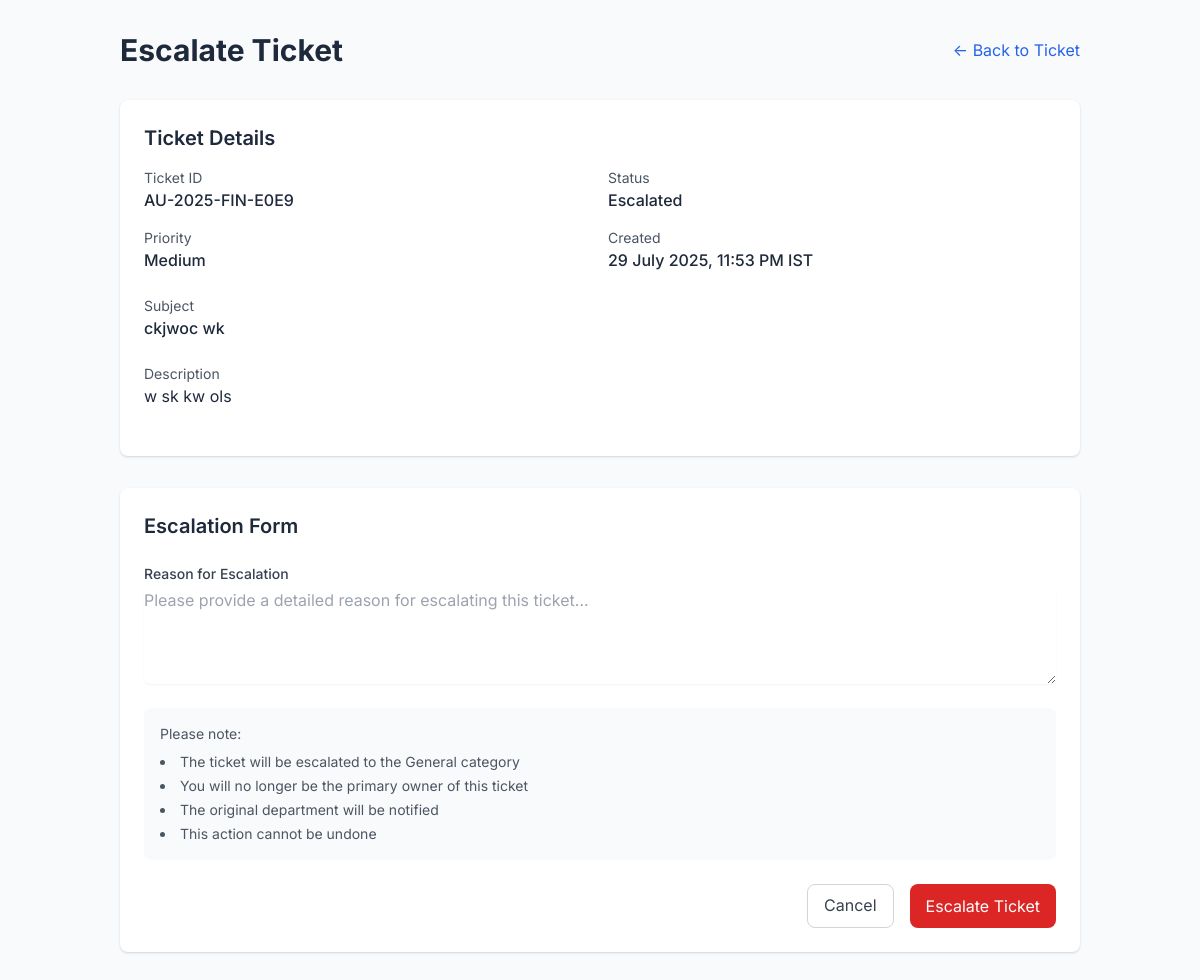
The page /department/escalate-ticket/67/ (signed in) on the database its author committed.
### Student/models.py (models this page shows, shortened)
class Ticket(models.Model):
    ticket_id = models.CharField(max_length=20, unique=True, editable=False)
    student = models.ForeignKey(User, on_delete=models.CASCADE, related_name='student_tickets')
    department = models.ForeignKey(Department, on_delete=models.CASCADE)
    subject = models.CharField(max_length=200)
    description = models.TextField()
    priority = models.CharField(max_length=10, choices=PRIORITY_CHOICES, default='medium')
    status = models.CharField(max_length=20, choices=STATUS_CHOICES, default='open')
    created_at = models.DateTimeField(auto_now_add=True)
    updated_at = models.DateTimeField(auto_now=True)
    resolved_at = models.DateTimeField(null=True, blank=True)
    first_response_at = models.DateTimeField(null=True, blank=True)
    sla_breach = models.BooleanField(default=False)
    escalated_at = models.DateTimeField(null=True, blank=True)
    escalated_by = models.ForeignKey(User, on_delete=models.SET_NULL, null=True, blank=True, related_name='escalated_tickets')
    escalation_reason = models.TextField(null=True, blank=True)
    original_department = models.ForeignKey(Department, on_delete=models.SET_NULL, null=True, related_name='original_tickets')
    attachment = models.FileField(
        upload_to='ticket_attachments/',
        null=True,
        blank=True,
        validators=[
            FileExtensionValidator(
                allowed_extensions=['pdf', 'doc', 'docx', 'txt', 'jpg', 'jpeg', 'png']
            ),
            validate_file_size
        ]
    )
    class Meta:
        ordering = ['-created_at']

### dept_admin/views.py (the view, shortened to what this page needs)
# urls.py: path('escalate-ticket/<int:ticket_id>/', views.escalate_ticket, name='escalate_ticket'),
@login_required
@user_passes_test(is_dept_admin)
def escalate_ticket(request, ticket_id):
    ticket = get_object_or_404(Ticket, id=ticket_id, department=request.user.profile.department)
    return render(request, 'dept_admin/escalate_ticket.html', {'ticket': ticket})

### Student/templatetags/custom_filters.py (called while the page is built)
@register.filter(name='ist_format')
def ist_format(value):
    if value:
        if timezone.is_naive(value):
            value = timezone.make_aware(value)
        ist_time = timezone.localtime(value)
        return date_filter(ist_time, "d F Y, g:i A") + " IST"
    return ""

### dept_admin/views.py (called while the page is built)
def is_dept_admin(user):
    return user.is_authenticated and hasattr(user, 'profile') and user.profile.is_admin

### dept_admin/templates/dept_admin/escalate_ticket.html (shortened to what this page needs)
{% extends 'base.html' %}
{% load static %}
{% load custom_filters %}
{% block content %}
<div class="container mx-auto px-4 py-8">
    <div class="flex justify-between items-center mb-8">
        <h1 class="text-3xl font-bold">Escalate Ticket</h1>
        <a href="{% url 'dept_admin:view_ticket' ticket.id %}" class="text-blue-600 hover:text-blue-800">
            ← Back to Ticket
        </a>
    </div>
    <div class="bg-white rounded-lg shadow overflow-hidden mb-8">
        <div class="p-6">
            <h2 class="text-xl font-semibold mb-4">Ticket Details</h2>
            <div class="grid grid-cols-2 gap-4 mb-6">
                <div>
                    <p class="text-sm text-gray-600">Ticket ID</p>
                    <p class="font-medium">{{ ticket.ticket_id }}</p>
                </div>
                <div>
                    <p class="text-sm text-gray-600">Status</p>
                    <p class="font-medium">{{ ticket.status|title }}</p>
                </div>
                <div>
                    <p class="text-sm text-gray-600">Priority</p>
                    <p class="font-medium">{{ ticket.priority|title }}</p>
                </div>
                <div>
                    <p class="text-sm text-gray-600">Created</p>
                    <p class="font-medium">{{ ticket.created_at|ist_format }}</p>
                </div>
            </div>
            <div class="mb-6">
                <p class="text-sm text-gray-600">Subject</p>
                <p class="font-medium">{{ ticket.subject }}</p>
            </div>
            <div class="mb-6">
                <p class="text-sm text-gray-600">Description</p>
                <p class="whitespace-pre-wrap">{{ ticket.description }}</p>
            </div>
        </div>
    </div>
    <div class="bg-white rounded-lg shadow overflow-hidden">
        <div class="p-6">
            <h2 class="text-xl font-semibold mb-4">Escalation Form</h2>
            <form method="post" class="space-y-6">
                <div>
                    <label for="reason" class="block text-sm font-medium text-gray-700">Reason for Escalation</label>
                    <textarea
                        name="reason"
                        id="reason"
                        rows="4"
                        class="mt-1 block w-full rounded-md border-gray-300 shadow-sm focus:border-blue-500 focus:ring-blue-500"
                        placeholder="Please provide a detailed reason for escalating this ticket..."
                        required
                    ></textarea>
                </div>
                <div class="bg-gray-50 p-4 rounded-lg">
                    <p class="text-sm text-gray-600 mb-2">Please note:</p>
                    <ul class="list-disc list-inside text-sm text-gray-600 space-y-1">
                        <li>The ticket will be escalated to the General category</li>
                        <li>You will no longer be the primary owner of this ticket</li>
                        <li>The original department will be notified</li>
                        <li>This action cannot be undone</li>
                    </ul>
                </div>
                <div class="flex justify-end space-x-4">
                    <a
                        href="{% url 'dept_admin:view_ticket' ticket.id %}"
                        class="px-4 py-2 border border-gray-300 rounded-lg text-gray-700 hover:bg-gray-50"
                    >
                        Cancel
                    </a>
                    <button
                        type="submit"
                        class="px-4 py-2 bg-red-600 text-white rounded-lg hover:bg-red-700"
                    >
                        Escalate Ticket
                    </button>
                </div>
            </form>
        </div>
    </div>
</div>
{% endblock %}

### templates/base.html (style rules this page uses)
:root { --primary: #1e40af; --primary-light: #3b82f6; --secondary: #059669; --secondary-light: #10b981; --danger: #dc2626; --warning: #f59e0b; --success: #16a34a; --info: #0891b2; --gray-50: #f8fafc; --gray-100: #f1f5f9; --gray-200: #e2e8f0; --gray-300: #cbd5e1; --gray-400: #94a3b8; --gray-500: #64748b; --gray-600: #475569; --gray-700: #334155; --gray-800: #1e293b; --gray-900: #0f172a; }
* { margin: 0; padding: 0; box-sizing: border-box; -webkit-tap-highlight-color: transparent; }
html { font-size: 16px; scroll-behavior: smooth; }
body { font-family: 'Inter', system-ui, -apple-system, sans-serif; line-height: 1.5; color: var(--gray-800); background-color: var(--gray-50); overflow-x: hidden; -webkit-font-smoothing: antialiased; -moz-osx-font-smoothing: grayscale; }
button, input, select, a { touch-action: manipulation; }
input, select, textarea { font-size: 16px !important; max-width: 100%; border-radius: 0.5rem; }
button, .btn { min-height: 44px; padding: 0.75rem 1rem; }
.grid { display: grid; gap: 1rem; grid-template-columns: repeat(auto-fit, minmax(min(100%, 300px), 1fr)); }
.container { width: 100%; padding-right: 1rem; padding-left: 1rem; margin-right: auto; margin-left: auto; }
@media (min-width: 640px) { .container { max-width: 640px; padding-right: 1.5rem; padding-left: 1.5rem; } }
@media (min-width: 768px) { .container { max-width: 768px; } }
@media (min-width: 1024px) { .container { max-width: 1024px; padding-right: 2rem; padding-left: 2rem; } }

### rows shown on the page
Ticket: ticket_id "AU-2025-FIN-E0E9", status "Escalated", priority "Medium", created_at|ist_format "29 July 2025, 11:53 PM IST", subject "ckjwoc wk", description "w sk kw ols"
